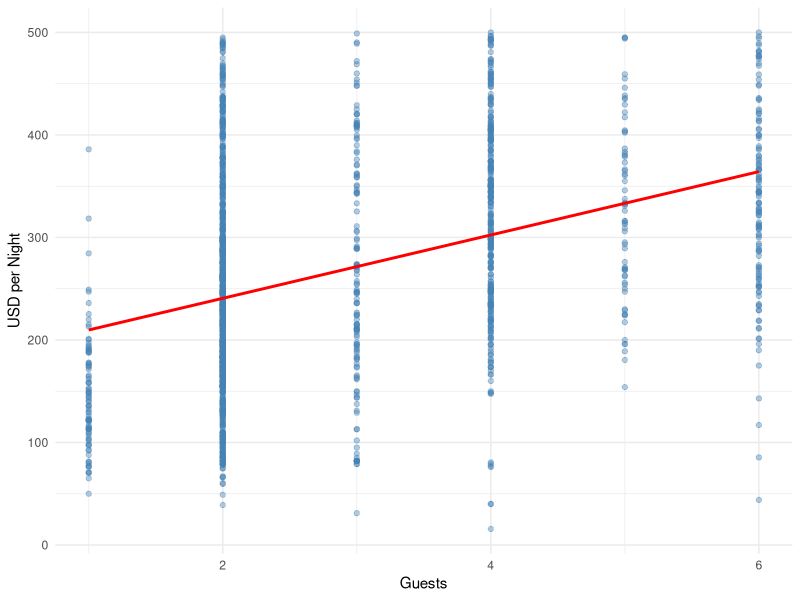
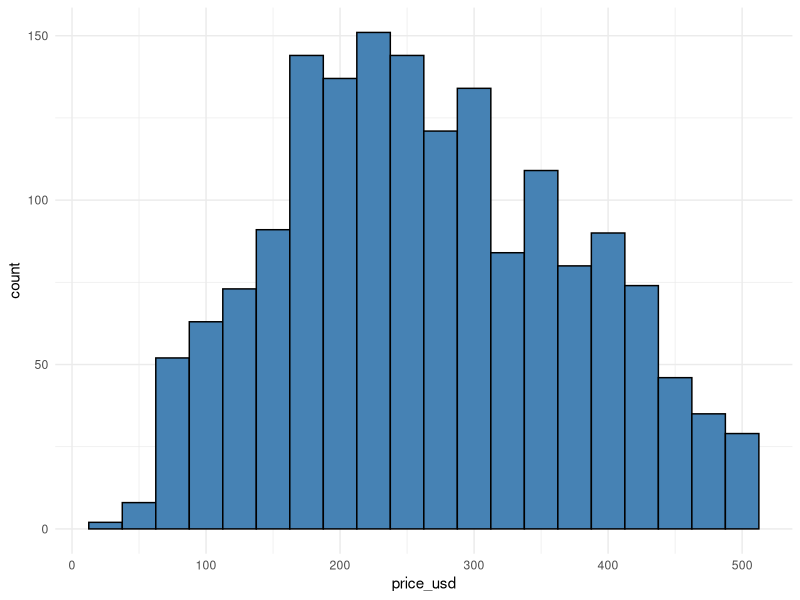
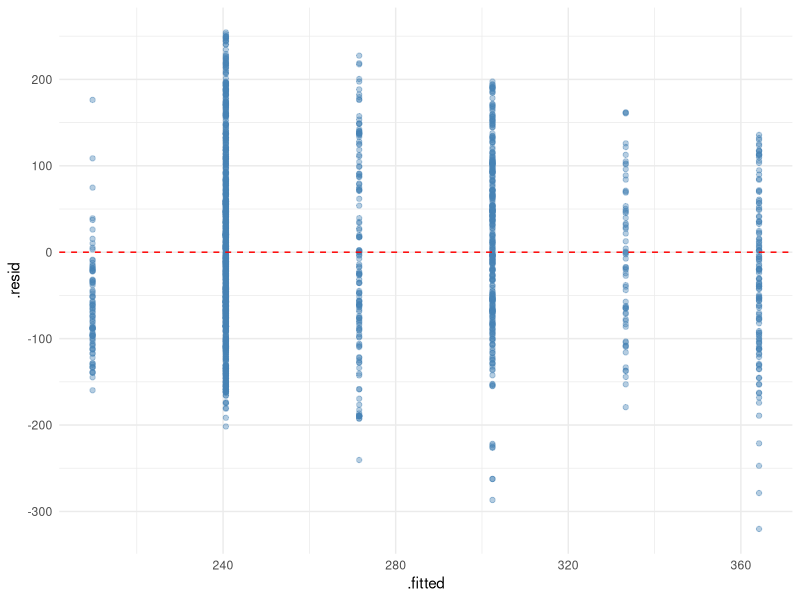
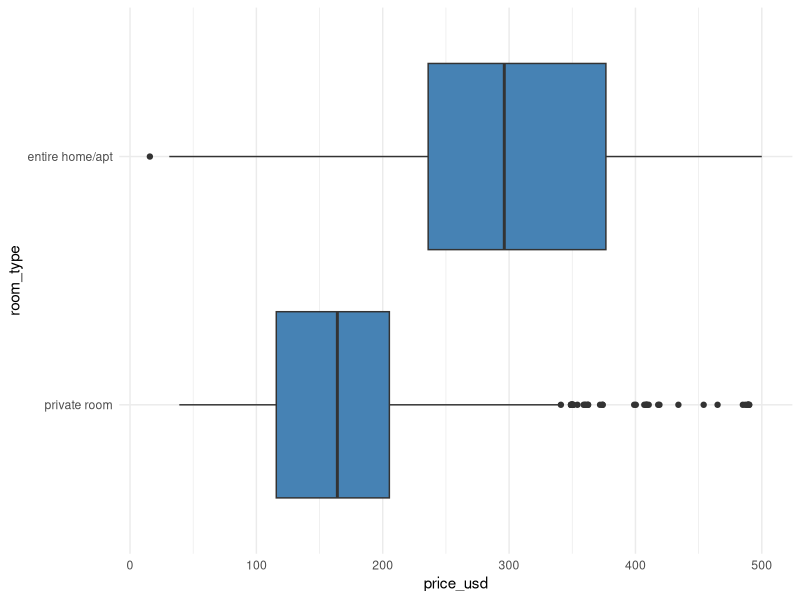
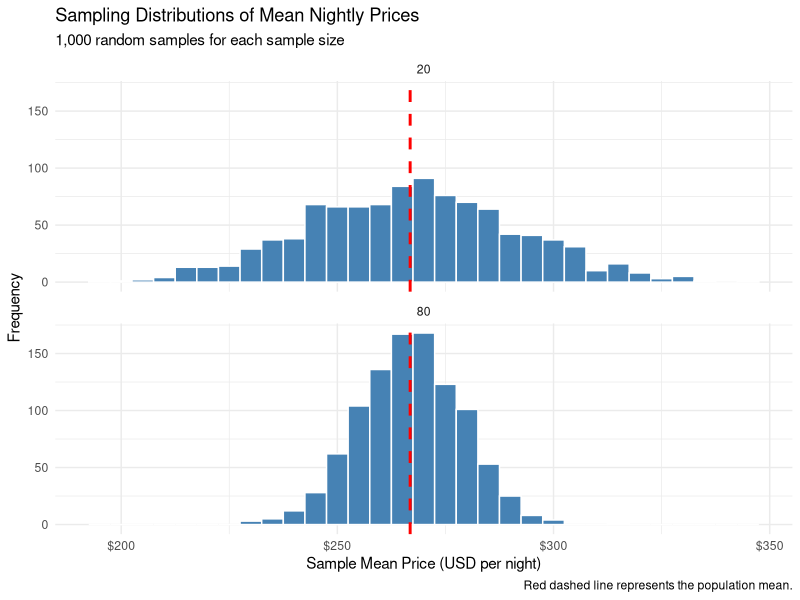

Here is the R script that generated these plots, in order:
# STT303 Project 2: Boston on a Budget
# Team ID: Osvaldo Perez-Eslava
# Members (2 or 3):
# Section leads draft; another member reviews. Submit one integrated script.
# Run from the project root. Do not edit the supplied CSV or use absolute paths.
library(tidyverse)
library(lubridate)
library(broom)

# 1. Create listings_raw, listings_clean, analysis_data and cleaning_audit.
# Import ALL columns as character (IDs exceed exact double-integer precision).
# Check/remove exact duplicates, normalize labels, and parse numbers/dates.
# Add days_since_review and review_status; missing review dates remain valid.
# Apply the exact sequential study-scope rules from the instructions.
# Hint: as.numeric(snapshot_date - last_review) gives a difference in days.
listings_raw <- read.csv(here::here("data", "boston_listings_raw.csv"), colClasses = 'character') |> distinct()
listings_clean <- tibble(
  #Complete ID maintained
  listing_id = listings_raw$id,
  #Parses Listing date in YYYY-MM-DD
  snapshot_date = listings_raw$last_scraped |> 
    ymd(),
  #Squishes the neighborhood names to remove surrounding whitespace and reduce whitespace between words
  neighborhood = listings_raw$neighbourhood_cleansed |> 
    str_squish(),
  #Squishes the listings types, turns the letters into lowercase, and as an unordered factor
  room_type = listings_raw$room_type |> 
    str_squish() |> 
    str_to_lower() |> 
    factor(
      levels = c(
        "private room",
        "entire home/apt",
        "shared room",
        "hotel room"
      ),
      ordered = FALSE
    ),
  #Parses the capacity into ints
  accommodates = listings_raw$accommodates |> 
    as.numeric(),
  #Parses the price into ints
  price_usd = listings_raw$price |> 
    str_extract("\\d+\\.\\d+") |> 
    as.numeric(),
  #Parses the nights into ints
  minimum_nights = listings_raw$minimum_nights |> 
    as.numeric(),
  #Parses review date in YYYY-MM-DD
  last_review = listings_raw$last_review |> 
    ymd(),
  #Parses the number of reviews into ints
  number_of_reviews = listings_raw$number_of_reviews |> 
    as.numeric()
)

listings_clean <- listings_clean |> 
  mutate(
    accommodates = if_else(accommodates <= 0, NA, accommodates),
    price_usd = if_else(price_usd <= 0, NA, price_usd),
    minimum_nights = if_else(minimum_nights <= 0, NA, minimum_nights),
    days_since_review = as.numeric(snapshot_date - last_review),
    review_status = case_when(
      is.na(last_review) ~ "no review date",
      days_since_review >= 0 & days_since_review <= 180 ~ "recent",
      days_since_review > 180 ~ "older",
      .default = NA
    ) |> 
      factor(
        levels = c(
          "recent",
          "older",
          "no review date"
        ),
        ordered = FALSE
      )
  )
###
#This sections is to check for any future review dates
future_reviews <- listings_clean |>
  filter(days_since_review < 0) |>
  select(listing_id, snapshot_date, last_review, days_since_review)

future_reviews

nrow(future_reviews)

complete_data <- listings_clean |> 
  filter(
    !is.na(price_usd),
    !is.na(accommodates),
    !is.na(minimum_nights),
    !is.na(room_type),
    !is.na(snapshot_date))

room_data <- complete_data |>
  filter(room_type == "private room" | room_type == "entire home/apt")

capacity_data <- room_data |>
  filter(accommodates >= 1, accommodates <= 6)

stay_data <- capacity_data |>
  filter(minimum_nights >= 1, minimum_nights <= 7)

analysis_data <- stay_data |>
  filter(price_usd > 0, price_usd <= 500) |>
  mutate(
    room_type = droplevels(room_type),
    room_type = relevel(room_type, ref = "private room")
  ) |>
  arrange(as.character(listing_id))

cleaning_audit <- tibble(
  raw_rows <- nrow(listings_raw),
  duplicate_rows <- raw_rows - nrow(distinct(listings_raw)),
  clean_rows <- nrow(listings_clean),
  missing_price <- sum(is.na(listings_clean$price_usd)),
  missing_capacity <- sum(is.na(listings_clean$accommodates)),
  missing_minimum_nights <- sum(is.na(listings_clean$minimum_nights)),
  missing_review_date <- sum(is.na(listings_clean$last_review)),
  complete_rows <- nrow(complete_data),
  room_rows <- nrow(room_data),
  capacity_rows <- nrow(capacity_data),
  stay_rows <- nrow(stay_data),
  analysis_rows <- nrow(analysis_data)
)
nrow(analysis_data)

n_distinct(analysis_data$listing_id)

sum(duplicated(analysis_data$listing_id))

range(analysis_data$snapshot_date, na.rm = TRUE)

range(analysis_data$last_review, na.rm = TRUE)

unique(analysis_data$room_type)

unique(analysis_data$review_status)

levels(analysis_data$room_type)

levels(analysis_data$review_status)

sum(analysis_data$days_since_review < 0, na.rm = TRUE)

summary(analysis_data$days_since_review)

sum(is.na(analysis_data$days_since_review))

summary(analysis_data$price_usd)
summary(analysis_data$accommodates)
summary(analysis_data$minimum_nights)

table(analysis_data$room_type)
table(analysis_data$review_status, useNA = "always")

glimpse(analysis_data)

# 2. Create room_summary, review_summary, plot_price, plot_room, plot_capacity.

room_summary <- analysis_data |>
  group_by(room_type) |>
  summarise(
    n = n(),
    mean_price = mean(price_usd),
    median_price = median(price_usd),
    sd_price = sd(price_usd),
    .groups = "drop"
  )

review_summary <- analysis_data |>
  group_by(review_status) |>
  summarise(
    n = n(),
    mean_price = mean(price_usd),
    .groups = "drop"
  )

plot_price <- ggplot(analysis_data, aes(x = price_usd)) +
  geom_histogram(
    binwidth = 25,
    fill = "steelblue",
    color = "black"
  ) +
  theme_minimal()

plot_room <- ggplot(analysis_data, aes(x = room_type, y = price_usd)) +
  geom_boxplot(
    fill = "steelblue"
  ) +
  coord_flip() +
  theme_minimal()

plot_capacity <- ggplot(
  analysis_data,
  aes(x = accommodates, y = price_usd)
) +
  geom_point(
    alpha = 0.4,
    color = "steelblue"
  ) +
  labs(
    x = "Guests",
    y = "USD per Night"
  ) +
  geom_smooth(
    method = "lm",
    formula = y ~ x,
    se = FALSE,
    color = "red"
  ) +
  theme_minimal()


# 3. Create capacity_cor, capacity_model, capacity_terms, capacity_augmented,
# capacity_predictions, plot_residual.
capacity_cor <- cor(
  analysis_data$accommodates,
  analysis_data$price_usd,
  use = "complete.obs"
)

capacity_model <- lm(
  price_usd ~ accommodates,
  data = analysis_data
)

capacity_terms <- broom::tidy(capacity_model) |>
  select(term, estimate)

capacity_augmented <- broom::augment(capacity_model)

capacity_predictions <- data.frame(
  accommodates = c(2, 4, 6)
) |>
  mutate(
    predicted_price = predict(
      capacity_model,
      newdata = data.frame(
        accommodates = accommodates
      )
    )
  )


plot_residual <- ggplot(
  capacity_augmented,
  aes(x = .fitted, y = .resid)
) +
  geom_point(
    alpha = 0.4,
    color = "steelblue"
  ) +
  geom_hline(
    yintercept = 0,
    linetype = "dashed",
    color = "red"
  ) +
  theme_minimal()


# 4. Create room_model, room_terms and room_predictions.
# Reference group: private room. Verify predictions equal group means.
room_model <- lm(
  price_usd ~ room_type,
  data = analysis_data
)

summary(room_model)

analysis_data$room_type <- relevel(
  analysis_data$room_type,
  ref = "private room"
)

room_terms <- broom::tidy(room_model) |>
  select(term, estimate)

room_predictions <- data.frame(
  room_type = factor(
    c("private room", "entire home/apt"),
    levels = c("private room", "entire home/apt")
  )
) |>
  mutate(
    predicted_price = predict(
      room_model,
      newdata = data.frame(
        room_type = room_type
      )
    )
  )

room_comparison <- room_predictions |>
  left_join(
    room_summary |>
      select(room_type, mean_price),
    by = "room_type"
  ) |>
  mutate(
    difference = predicted_price - mean_price
  )




# 5. Create population_mean, sampling_means, sampling_summary, plot_sampling.
# set.seed(30322); all 1,000 n=20 draws first, then all 1,000 n=80 draws.
# Hint: replicate(1000, mean(sample(x, size=..., replace=FALSE)))
population_mean <- mean(analysis_data$price_usd)

set.seed(30322)

x <- analysis_data$price_usd

# Generate 1,000 sample means with sample size 20
means_20 <- replicate(
  1000,
  mean(sample(x, size = 20, replace = FALSE))
)

# Generate 1,000 sample means with sample size 80
means_80 <- replicate(
  1000,
  mean(sample(x, size = 80, replace = FALSE))
)

sampling_means <- tibble(
  sample_size = c(
    rep(20, 1000),
    rep(80, 1000)
  ),
  mean_price = c(
    means_20,
    means_80
  )
)

sampling_summary <- sampling_means |>
  group_by(sample_size) |>
  summarise(
    mean_of_means = mean(mean_price),
    sd_of_means = sd(mean_price),
    .groups = "drop"
  )
plot_sampling <- ggplot(
  sampling_means,
  aes(x = mean_price)
) +
  geom_histogram(
    binwidth = 5,
    fill = "steelblue",
    color = "white"
  ) +
  geom_vline(
    xintercept = population_mean,
    color = "red",
    linetype = "dashed",
    linewidth = 1
  ) +
  facet_wrap(
    ~ sample_size,
    ncol = 1
  ) +
  labs(
    title = "Sampling Distributions of Mean Nightly Prices",
    subtitle = "1,000 random samples for each sample size",
    x = "Sample Mean Price (USD per night)",
    y = "Frequency",
    caption = "Red dashed line represents the population mean."
  ) +
  scale_x_continuous(
    labels = scales::label_dollar()
  ) +
  theme_minimal()



# Write interpretation and team verification in project2.Rmd.
